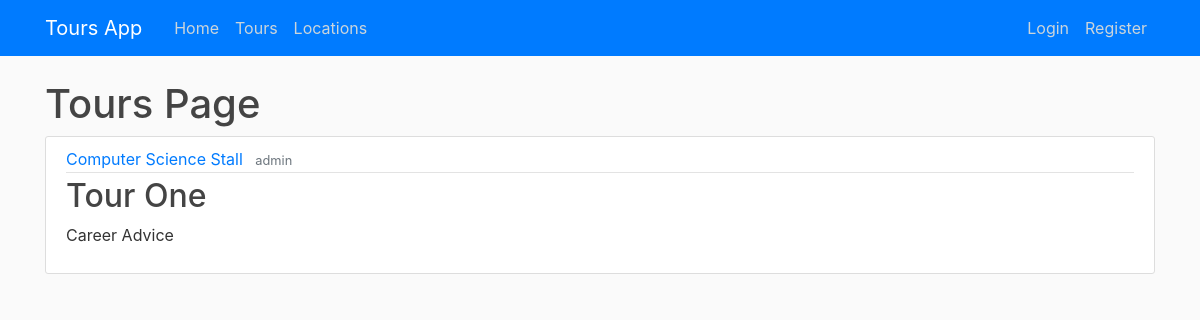
The page /tours/ on the database its author committed.
### robot/models.py (models this page shows, shortened)
class Tour(models.Model):
	name = models.CharField(max_length=100)
	tour_type = models.CharField(max_length=100)
	min_duration = models.IntegerField()
	location = models.ForeignKey(Locations, on_delete=models.CASCADE)
	created_by = models.ForeignKey(User, on_delete=models.CASCADE)

class Locations(models.Model):
	description = models.TextField()
	x_coordinate = models.DecimalField(max_digits=19, decimal_places=10)
	y_coordinate = models.DecimalField(max_digits=19, decimal_places=10)
	min_timespent = models.IntegerField()
	location = models.CharField(max_length=100)
	creator = models.ForeignKey(User, on_delete=models.CASCADE)
	def __str__(self):
		return self.location

### robot/views.py (the view)
# urls.py: path('tours/', views.tours, name='robot-tours'),
def tours(request):
	context = {
		'tour_planner': Tour.objects.all()
	}
	return render(request, 'robot/tours.html', context)

### robot/templates/robot/tours.html
{% extends "robot/base.html" %}
{% block content %}
	<h1>Tours Page</h1>
	{% for tour_planner in tour_planner %}
		<article class="media content-section">
			<div class="media-body">
				<div class="article-metadata">
				<a class="mr-2" href="#">{{ tour_planner.location }}</a>
				<small class="text-muted">{{ tour_planner.created_by }}</small>
				</div>
				<h2><a class="article-title" href="#">{{ tour_planner.name }}</a></h2>
				<p class="article-content">{{ tour_planner.tour_type }}</p>
			</div>
		</article>
	{% endfor %}
{% endblock content %}

### robot/static/robot/main.css (style rules this page uses)
h1, h2, h3, h4, h5, h6 { color: #444444; }
.content-section { background: #ffffff; padding: 10px 20px; border: 1px solid #dddddd; border-radius: 3px; margin-bottom: 20px; }
.article-title { color: #444444; }
.article-content { white-space: pre-line; }
.article-metadata { padding-bottom: 1px; margin-bottom: 4px; border-bottom: 1px solid #e3e3e3 }

### rows shown on the page
Tour: location "Computer Science Stall", created_by "admin", name "Tour One", tour_type "Career Advice"
